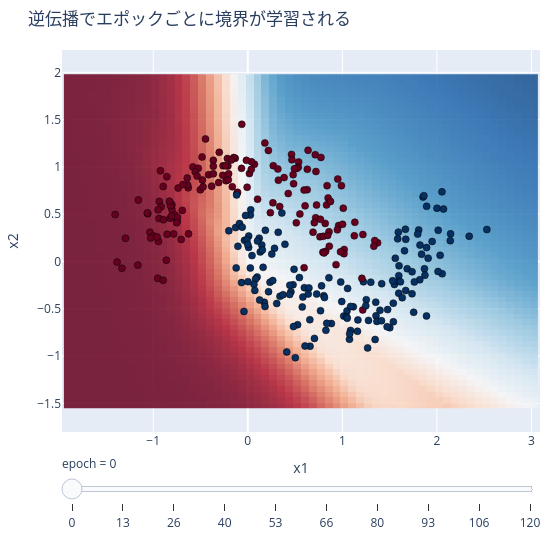

The cell this chart's notebook holds for it:
### Markdown cell above
### ▶ 触って確かめる — 逆伝播が境界を学習する

ここまでの「勾配を 1 回の backward で全部得る」を、実際の学習として見ます。スライダーで**エポック**を進めると、
各ステップで逆伝播が計算した勾配でパラメータが更新され、決定境界が moons データに合っていきます。
`loss.backward()` の中身（この章のグラフ走査）が、この曲線を動かしている正体です。

### Code cell
# Backprop in action: the boundary improves as gradients (this chapter) update weights.
import plotly.io as pio

from nn_textbook import datasets, plotting

pio.renderers.default = "plotly_mimetype+notebook_connected"
Xm, ym = datasets.make_moons_dataset(n=300, noise=0.2, seed=0)
fig = plotting.plotly_decision_boundary(Xm, ym, title="逆伝播でエポックごとに境界が学習される")
fig.show()

### Figure 1 — Plotly figure (JSON) as saved in the notebook; plotly's stock layout.template omitted (floating-point values rounded to 4 significant figures; data arrays with more than 128 entries replaced by an {"elided": "..."} marker saying what was removed)
{"data": [{"colorscale": [[0.0, "rgb(103,0,31)"], [0.1, "rgb(178,24,43)"], [0.2, "rgb(214,96,77)"], [0.3, "rgb(244,165,130)"], [0.4, "rgb(253,219,199)"], [0.5, "rgb(247,247,247)"], [0.6, "rgb(209,229,240)"], [0.7, "rgb(146,197,222)"], [0.8, "rgb(67,147,195)"], [0.9, "rgb(33,102,172)"], [1.0, "rgb(5,48,97)"]], "opacity": 0.85, "showscale": false, "type": "heatmap", "x": [-1.903, -1.819, -1.735, -1.652, -1.568, -1.485, -1.401, -1.318, -1.234, -1.15, -1.067, -0.9833, -0.8997, -0.8161, -0.7325, -0.6489, -0.5654, -0.4818, -0.3982, -0.3146, -0.2311, -0.1475, -0.06392, 0.01965, 0.1032, 0.1868, 0.2704, 0.354, 0.4375, 0.5211, 0.6047, 0.6883, 0.7718, 0.8554, 0.939, 1.023, 1.106, 1.19, 1.273, 1.357, 1.44, 1.524, 1.608, 1.691, 1.775, 1.858, 1.942, 2.025, 2.109, 2.193, 2.276, 2.36, 2.443, 2.527, 2.61, 2.694, 2.778, 2.861, 2.945, 3.028], "y": [-1.517, -1.458, -1.4, -1.341, -1.282, -1.223, -1.165, -1.106, -1.047, -0.9882, -0.9294, -0.8707, -0.8119, -0.7531, -0.6943, -0.6355, -0.5768, -0.518, -0.4592, -0.4004, -0.3416, -0.2829, -0.2241, -0.1653, -0.1065, -0.04772, 0.01106, 0.06984, 0.1286, 0.1874, 0.2462, 0.305, 0.3637, 0.4225, 0.4813, 0.5401, 0.5989, 0.6577, 0.7164, 0.7752, 0.834, 0.8928, 0.9516, 1.01, 1.069, 1.128, 1.187, 1.245, 1.304, 1.363, 1.422, 1.481, 1.539, 1.598, 1.657, 1.716, 1.775, 1.833, 1.892, 1.951], "z": {"elided": "60x60 float values"}, "zmax": 1, "zmin": 0}, {"marker": {"color": {"elided": "300 int values"}, "colorscale": [[0.0, "rgb(103,0,31)"], [0.1, "rgb(178,24,43)"], [0.2, "rgb(214,96,77)"], [0.3, "rgb(244,165,130)"], [0.4, "rgb(253,219,199)"], [0.5, "rgb(247,247,247)"], [0.6, "rgb(209,229,240)"], [0.7, "rgb(146,197,222)"], [0.8, "rgb(67,147,195)"], [0.9, "rgb(33,102,172)"], [1.0, "rgb(5,48,97)"]], "line": {"color": "black", "width": 0.5}, "size": 7}, "mode": "markers", "showlegend": false, "type": "scatter", "x": {"elided": "300 float values"}, "y": {"elided": "300 float values"}}], "layout": {"height": 540, "margin": {"b": 40, "l": 50, "r": 20, "t": 50}, "sliders": [{"currentvalue": {"prefix": "epoch = "}, "steps": [{"args": [["0"], {"frame": {"duration": 0, "redraw": true}, "mode": "immediate"}], "label": "0", "method": "animate"}, {"args": [["13"], {"frame": {"duration": 0, "redraw": true}, "mode": "immediate"}], "label": "13", "method": "animate"}, {"args": [["26"], {"frame": {"duration": 0, "redraw": true}, "mode": "immediate"}], "label": "26", "method": "animate"}, {"args": [["40"], {"frame": {"duration": 0, "redraw": true}, "mode": "immediate"}], "label": "40", "method": "animate"}, {"args": [["53"], {"frame": {"duration": 0, "redraw": true}, "mode": "immediate"}], "label": "53", "method": "animate"}, {"args": [["66"], {"frame": {"duration": 0, "redraw": true}, "mode": "immediate"}], "label": "66", "method": "animate"}, {"args": [["80"], {"frame": {"duration": 0, "redraw": true}, "mode": "immediate"}], "label": "80", "method": "animate"}, {"args": [["93"], {"frame": {"duration": 0, "redraw": true}, "mode": "immediate"}], "label": "93", "method": "animate"}, {"args": [["106"], {"frame": {"duration": 0, "redraw": true}, "mode": "immediate"}], "label": "106", "method": "animate"}, {"args": [["120"], {"frame": {"duration": 0, "redraw": true}, "mode": "immediate"}], "label": "120", "method": "animate"}]}], "title": {"text": "逆伝播でエポックごとに境界が学習される"}, "width": 560, "xaxis": {"range": [-1.903, 3.028], "title": {"text": "x1"}}, "yaxis": {"range": [-1.517, 1.951], "scaleanchor": "x", "title": {"text": "x2"}}}}
